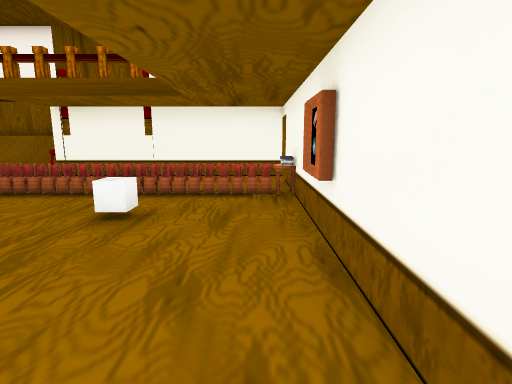
view 1 (above)

18 first-person views from a walk through a Unity game level. The camera is 1.3 m above the floor, tilts 10° down and sees 80° across. The floor is counted in squares, 1 m on a side. Each view is taken from the middle of a square. On the plan, view 1 faces up. The plan holds only what a view shows up to about 14 squares ahead; the rest is blank. The player character is not drawn. Some animated figures are not drawn. Some surface patterns are stand-ins.

view 2
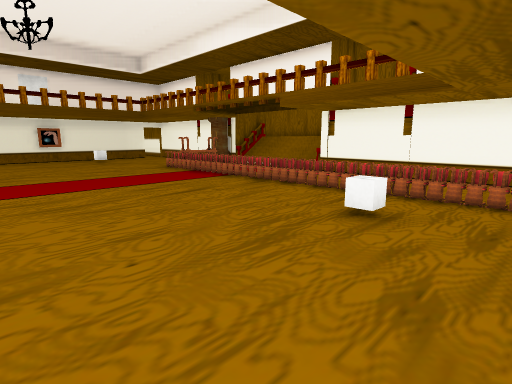

view 3
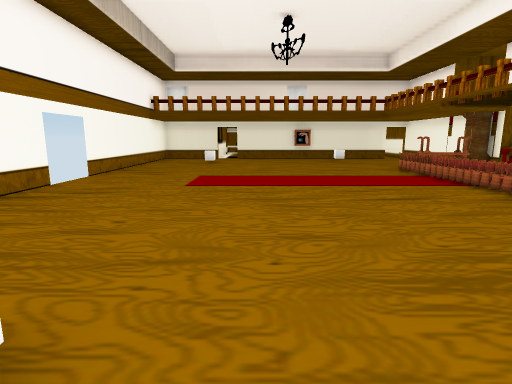

view 4
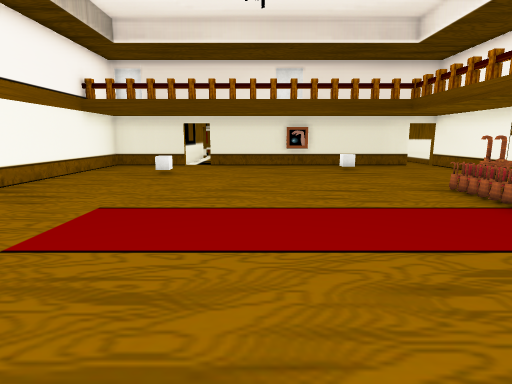

view 5
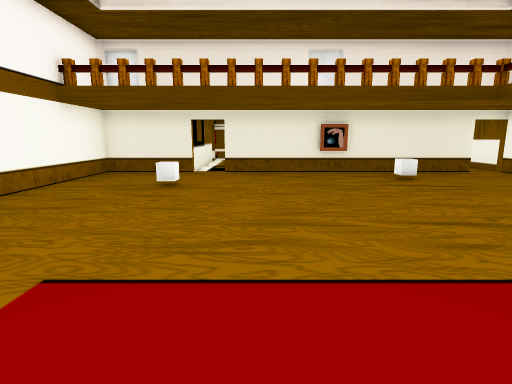

view 6
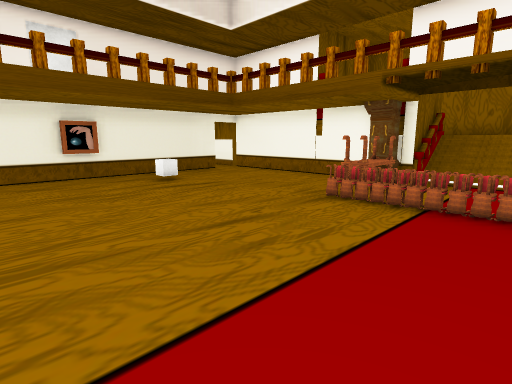

view 7
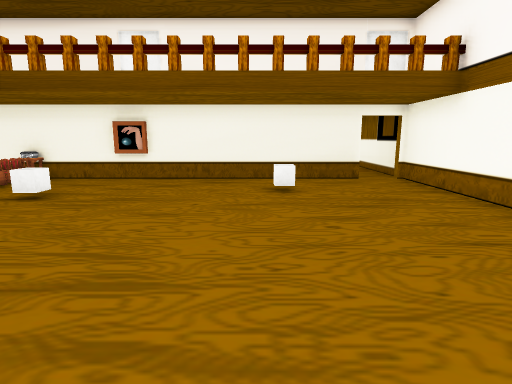

view 8
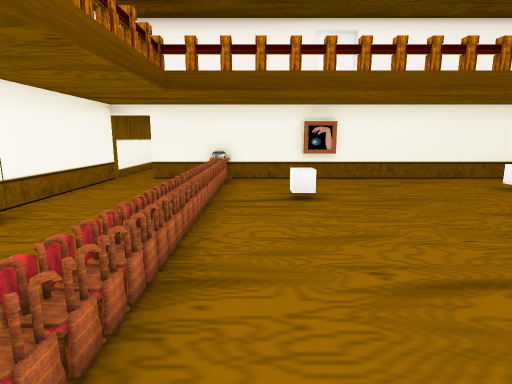

view 9
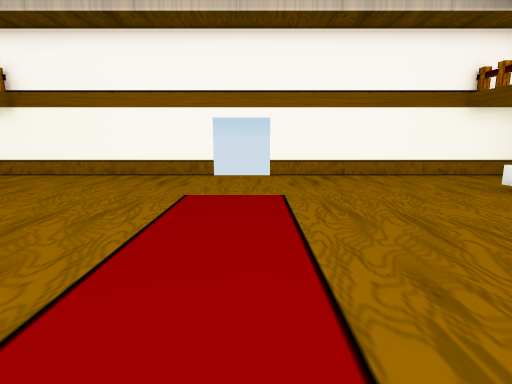

view 10
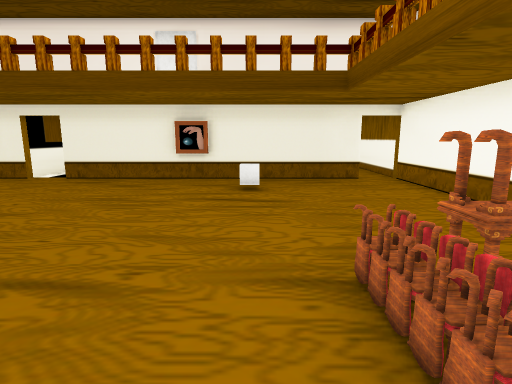

view 11
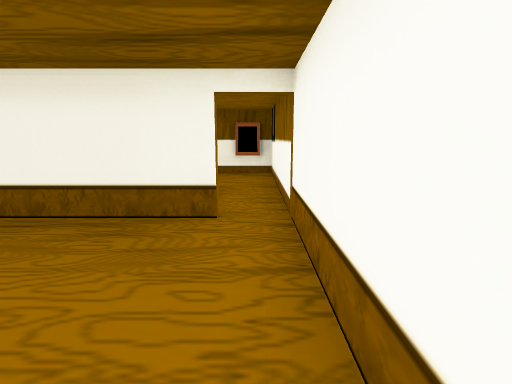

view 12
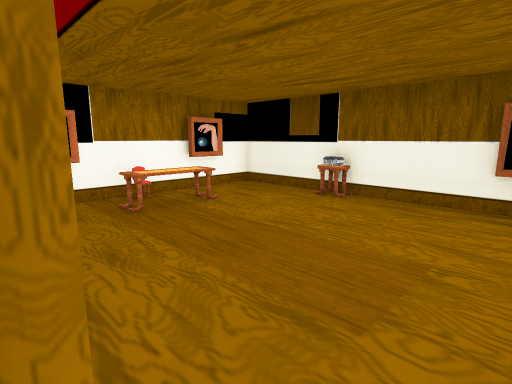

view 13
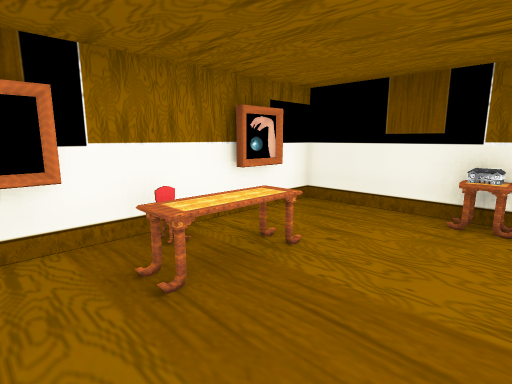

view 14
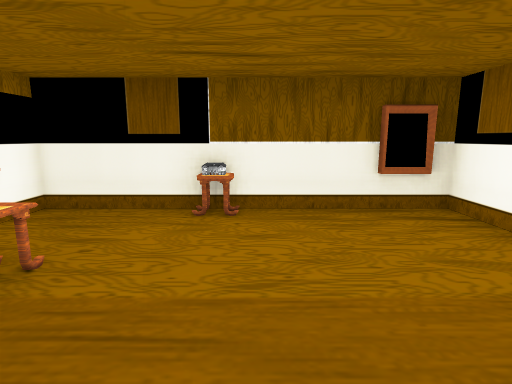

view 15
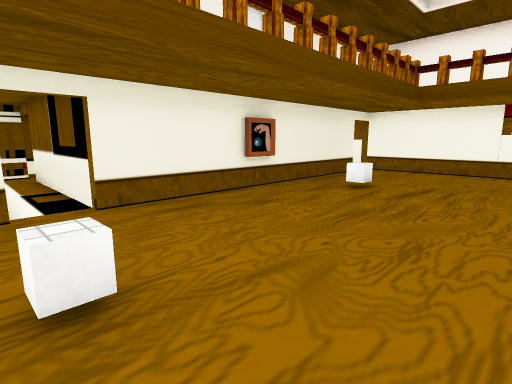

view 16
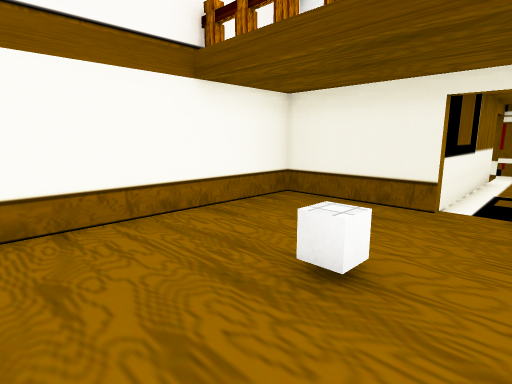

view 17
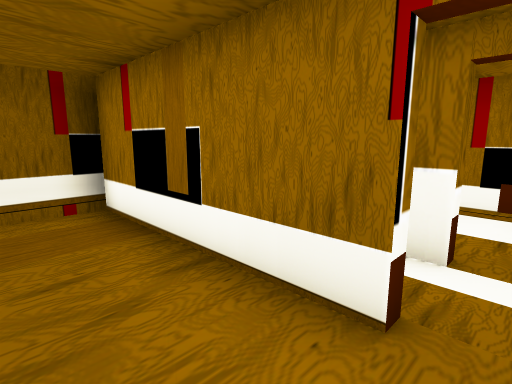

view 18
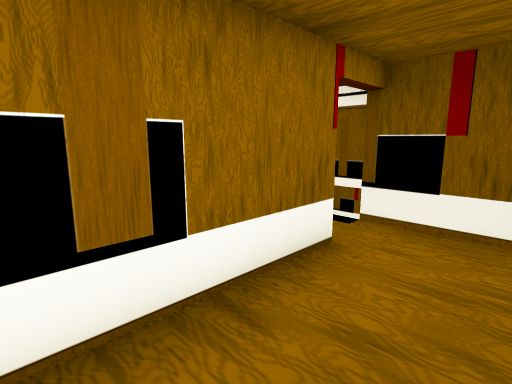

### Floor plan
Key: @ floor where view 1 was taken; # wall or solid block; . floor; = window, fence, low wall or low ledge; ^ raised ledge; C chair; T table; U cube; L clock.
Columns run from 27 left of view 1 to 5 right of it. Each row starts with its distance up from view 1.
 11 ################    #############
 10 #.............L#      ^^^^^^^^^
  9 #......#......##     ^^^^^^^^
  8 #......#......TT    ^^^  ^^^^
  7 #......#......CCCCCCCCCCCCC#T
  6 #T.....#.U..................#
  5 #..TT..#.................U..#
  4 #..TTT.=....................=
  3 ####C###....................#
  2 #......#....................#
  1 #......#....................#
  0 #.######...................@#
 -1 #..........U..............U.#
 -2 #.######..UU................#
 -3  ..    #....................#
 -4  ..    #.......................
 -5   #    ##########  ##############

Positions as (right, up) in squares from view 1, and headings:
1: (0, 0), facing up
2: (0, 0), facing up-left
3: (0, 1), facing left
4: (-5, 2), facing left
5: (-8, 1), facing left
6: (-9, 1), facing up-left
7: (-9, 0), facing right
8: (-9, 6), facing right
9: (-10, 6), facing down
10: (-10, 6), facing left
11: (-15, 10), facing left
12: (-20, 10), facing down-left
13: (-21, 7), facing down-left
14: (-21, 7), facing left
15: (-14, -2), facing up-left
16: (-14, 0), facing down-left
17: (-26, 2), facing down-right
18: (-22, 2), facing down-left
